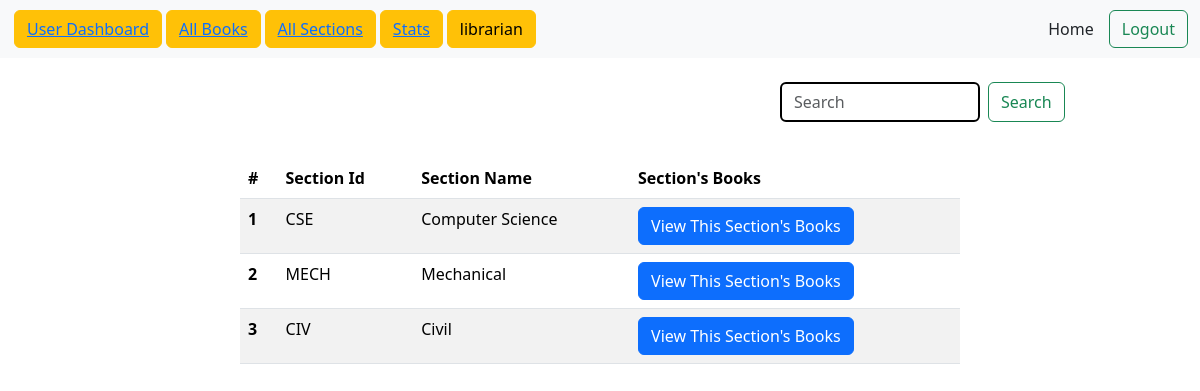
/user_dashboard/librarian/all_sections, run on the app's committed database.
### application/model.py (models this page shows)
class LoginCredentials(db.Model):
    username = db.Column(db.String(20), primary_key = True)
    password = db.Column(db.String(16), nullable = False)
    type = db.Column(db.String(), default="user")

class Sections(db.Model):
    section_id = db.Column(db.String(10), primary_key = True)
    section_name = db.Column(db.String(50), nullable = False)
    date_created = db.Column(db.DateTime(), default = datetime.now)
    last_updated = db.Column(db.DateTime(), default = datetime.now)
    description = db.Column(db.String(200))
    books = db.relationship("Books", backref="section", cascade="all, delete-orphan, save-update")

### application/controllers.py (the view)
@app.route("/user_dashboard/<username>/all_sections", methods = ["GET", "POST"])
def user_all_sections(username):
    sections = Sections.query.all()
    this_user = LoginCredentials.query.get(username)
    return render_template("user_all_sections.html", sections = sections, username = this_user.username)

### templates/user_all_sections.html (shortened to what this page needs)
{% extends "user_dashboard.html" %}
{% block content %}
{% if sections %}
<table class="table table-striped custom-table" style="width: 100%;">
    <thead>
      <tr>
        <th scope="col">#</th>
        <th scope="col">Section Id</th>
        <th scope="col">Section Name</th>
        <th scope="col">Section's Books</th>
      </tr>
    </thead>
    <tbody>
    {% for section in sections %}
      <tr>
        <th scope="row">{{ loop.index }}</th>
        <td>{{ section.section_id }}</td>
        <td>{{ section.section_name }}</td>
        <td><a href="/user_dashboard/{{username}}/{{section.section_id}}"><button type="button" class="btn btn-primary">View This Section's Books</button>
        </a></td>
      </tr>
    {% endfor %}
    </tbody>
</table>
{% endif %}
{% endblock content %}

### templates/user_dashboard.html (shortened to what this page needs)
<!DOCTYPE html>
<html lang="en">
<head>
    <link rel="stylesheet" href="/static/librarian_dashboard.css">
    <link href="https://cdn.jsdelivr.net/npm/bootstrap@5.3.2/dist/css/bootstrap.min.css" rel="stylesheet">
</head>
<body id="body">
    <nav class="navbar navbar-expand-lg bg-body-tertiary">
        <div id="navbar" class="container-fluid">
          <div class="collapse navbar-collapse" id="navbarSupportedContent">
            <ul class="navbar-nav me-auto mb-2 mb-lg-0">
              <li class="nav-item">
                <button id="all-books" type="button" style="margin: 2px;" class="btn btn-warning"><a aria-current="page" href="/user_dashboard/{{username}}">User Dashboard</a></button>
              </li>
              <li class="nav-item">
                <button id="all-books" type="button" style="margin: 2px;" class="btn btn-warning"><a aria-current="page" href="/user_dashboard/{{username}}/all_books">All Books</a></button>
              </li>
              <li class="nav-item">
                <button id="all-books" type="button" style="margin: 2px;" class="btn btn-warning"><a aria-current="page" href="/user_dashboard/{{username}}/all_sections">All Sections</a></button>
              </li>
              <li class="nav-item">
                <button id="all-books" type="button" style="margin: 2px;" class="btn btn-warning"><a aria-current="page" href="/user_stats/{{username}}">Stats</a></button>
              </li>
              <li class="nav-item">
                <button id="all-books" type="button" style="margin: 2px;" class="btn btn-warning">{{username}}</button>
              </li>
            </ul>
            <a class="nav-link active" aria-current="page" href="/" style="margin-right: 15px;">Home</a>
            <form action="/user_dashboard/{{username}}" method="post">
              <button class="btn btn-outline-success" type="submit" name="logout" value="logout">Logout</button>
            </form>
          </div>
        </div>
      </nav>
      <br>
      <div>
        <form id="search-bar-form" class="d-flex" role="search" action="/user_search_result/{{username}}" method="post">
            <input id="search-bar-area" class="form-control me-2" type="search" placeholder="Search" name="search-bar-area" aria-label="Search">
            <button class="btn btn-outline-success" type="submit">Search</button>
        </form>
      </div>
      <div id="content">
        {% block content %}{% endblock %}
      </div>
</body>
</html>

### static/librarian_dashboard.css (style rules this page uses)
#search-bar-area { margin-left: 65%; width: 200px; border: 2px solid black; display: inline-block; }
#content { margin-top: 3%; margin-left: 20%; margin-right: 20%; }

### data on the page
LoginCredentials: username "librarian"
Sections: section_id "CSE", section_name "Computer Science"
Sections: section_id "MECH", section_name "Mechanical"
Sections: section_id "CIV", section_name "Civil"
